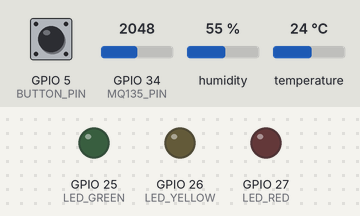
Recording of a program running on a simulated ESP32. On the bench: output pins drawn as LEDs (lit = HIGH). Inputs (shaded band) come from the test bench; at power-on: GPIO 5 (BUTTON_PIN) HIGH, GPIO 34 (MQ135_PIN) = 2048, humidity 55 %, temperature 24 °C. WiFi joins after 1.5 s; servers stay silent unless stated; no MQTT or app messages arrive unless stated; what the program prints to the serial monitor is not drawn.

Above: at 2.7 s.
2.8 s: GPIO 5 (BUTTON_PIN) pulled LOW for 0.15 s
At 3.7 s:
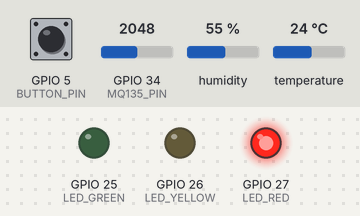
8.9 s: GPIO 34 (MQ135_PIN) set to 45
At 10.5 s:
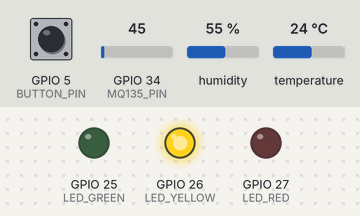
11.9 s: GPIO 5 (BUTTON_PIN) pulled LOW for 1 s
15.3 s: GPIO 5 (BUTTON_PIN) pulled LOW for 3.2 s
At 16.9 s:
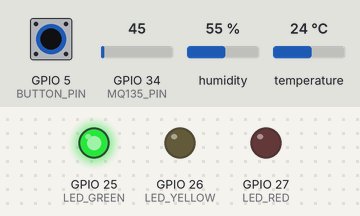
20.0 s: GPIO 34 (MQ135_PIN) set to 125
Timing chart, 0 to 27.8 s (numbered marks = the images above; inputs shaded):
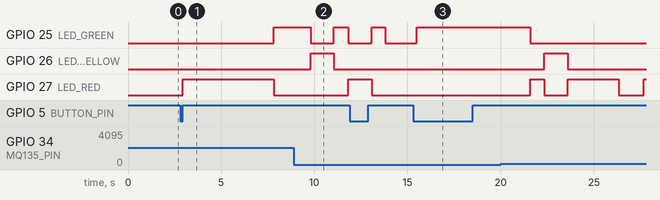

Measured:
- after the input at 2.8 s, GPIO 25 (LED_GREEN): LOW → HIGH after 5.0 s; GPIO 27 (LED_RED): LOW → HIGH after 0.13 s, → LOW 4.9 s later
- after the input at 15.3 s, GPIO 25 (LED_GREEN): LOW → HIGH after 0.20 s

The program:

main.cpp
```cpp
// Prototype Food Spoilage Monitoring System
// ESP32 + FreeRTOS + MQ135 + DHT11 + MQTT

#include <Arduino.h>
#include <DHT.h>
#include "freertos/FreeRTOS.h"
#include "freertos/semphr.h"
#include <WiFi.h>
#include <PubSubClient.h>

// --- Pin Definitions ---
#define LED_GREEN 25
#define LED_YELLOW 26
#define LED_RED 27
#define BUTTON_PIN 5
#define MQ135_PIN 34
#define DHT_PIN 4
#define DHT_TYPE DHT11

DHT dht(DHT_PIN, DHT_TYPE);

// --- FreeRTOS Semaphores ---
SemaphoreHandle_t xMutex;   // For safe access to shared variables
SemaphoreHandle_t semLED;   // Triggered by button ISR

// --- System Variables ---
volatile bool running = false;      // System ON/OFF
volatile bool inSequence = false;   // LED sequence in progress
float baselineMQ = 1.0;             // MQ135 baseline calibration
const uint32_t CALIB_MS = 5000;     // Calibration duration (ms)

// --- Thresholds and Factors ---
const float RATIO_YELLOW = 1.20f;
const float RATIO_RED    = 1.50f;
const int   DELTA_YELLOW = 150;
const int   DELTA_RED    = 400;

// Food types sensitivity
enum FoodType { GENERIC=0, POULTRY, DAIRY, COOKED, FRUITS, VEG, SALAD };
float foodFactor = 1.0;

// --- WiFi & MQTT Configuration ---
const char* ssid = "WIFI_NAAME";
const char* password = "WIFI_PASSWORD";
const char* mqtt_server = "192.168.1.13";
const int mqtt_port = 1883;
const char* topic = "food/monitor";

WiFiClient espClient;
PubSubClient client(espClient);

// --- LED Functions ---
void allOff() {
  digitalWrite(LED_GREEN, LOW);
  digitalWrite(LED_YELLOW, LOW);
  digitalWrite(LED_RED, LOW);
}
void setLEDGreen()  { digitalWrite(LED_GREEN, HIGH);  digitalWrite(LED_YELLOW, LOW); digitalWrite(LED_RED, LOW); }
void setLEDYellow() { digitalWrite(LED_GREEN, LOW);   digitalWrite(LED_YELLOW, HIGH); digitalWrite(LED_RED, LOW); }
void setLEDRed()    { digitalWrite(LED_GREEN, LOW);   digitalWrite(LED_YELLOW, LOW); digitalWrite(LED_RED, HIGH); }

// --- Button ISR ---
void IRAM_ATTR buttonISR() {
  BaseType_t xHigherPriorityTaskWoken = pdFALSE;
  xSemaphoreGiveFromISR(semLED, &xHigherPriorityTaskWoken);
  if (xHigherPriorityTaskWoken) portYIELD_FROM_ISR();
}

// --- WiFi Connection ---
void setup_wifi() {
  Serial.println();
  Serial.print("Connecting to WiFi: ");
  Serial.println(ssid);
  WiFi.begin(ssid, password);
  while (WiFi.status() != WL_CONNECTED) {
    delay(500); Serial.print(".");
  }
  Serial.println();
  Serial.print("WiFi connected. IP: ");
  Serial.println(WiFi.localIP());
}

// --- MQTT Reconnection ---
void reconnectMQTT() {
  while (!client.connected()) {
    Serial.print("Connecting to MQTT...");
    if (client.connect("ESP32_FoodMonitor")) {
      Serial.println("connected");
    } else {
      Serial.print("failed, rc=");
      Serial.print(client.state());
      Serial.println(" try again in 2s");
      delay(2000);
    }
  }
}

// --- LED Task ---
void taskLED(void *pvParameters) {
  for (;;) {
    if (xSemaphoreTake(semLED, portMAX_DELAY) == pdTRUE) {
      running = !running;  // toggle system

      if (running) {
        Serial.println(">>> System ON via button");

        // --- Quick Calibration ---
        if (xSemaphoreTake(xMutex, portMAX_DELAY) == pdTRUE) {
          Serial.println(">> Calibration in progress (5s). Do not approach sensor.");
          xSemaphoreGive(xMutex);
        }

        unsigned long start = millis();
        uint32_t count = 0, sum = 0;
        while (millis() - start < CALIB_MS) {
          int v = analogRead(MQ135_PIN);
          sum += v; count++;
          vTaskDelay(100 / portTICK_PERIOD_MS);
        }
        if (count>0) baselineMQ = (float)sum / (float)count;

        if (xSemaphoreTake(xMutex, portMAX_DELAY) == pdTRUE) {
          Serial.print("Calibration done. Baseline MQ = "); Serial.println((int)baselineMQ);
          Serial.println(">> Now approach sensor to product. LED sequence starts.");
          xSemaphoreGive(xMutex);
        }

        // LED Sequence
        inSequence = true;
        setLEDGreen();  vTaskDelay(2000 / portTICK_PERIOD_MS);
        setLEDYellow(); vTaskDelay(2000 / portTICK_PERIOD_MS);
        setLEDRed();    vTaskDelay(2000 / portTICK_PERIOD_MS);
        allOff();
        inSequence = false;
      } else {
        Serial.println(">>> System OFF via button");
        allOff();
      }
    }
  }
}

// --- Sensor Task ---
void taskSensors(void *pvParameters) {
  FoodType currentFood = GENERIC;

  for (;;) {
    if (!running) { vTaskDelay(200 / portTICK_PERIOD_MS); continue; }

    int mqValue = analogRead(MQ135_PIN);
    float temp = dht.readTemperature();
    float hum  = dht.readHumidity();

    bool tempOk = !isnan(temp);
    bool humOk  = !isnan(hum);

    float mqRatio = (baselineMQ>0.1f)? (float)mqValue/baselineMQ : 1.0f;
    float mqDelta = mqValue - baselineMQ;

    // Adjust food factor by type
    switch (currentFood) {
      case POULTRY: foodFactor=0.85f; break;
      case DAIRY:   foodFactor=0.88f; break;
      case COOKED:  foodFactor=0.9f; break;
      case FRUITS:  foodFactor=0.98f; break;
      case VEG:     foodFactor=0.98f; break;
      case SALAD:   foodFactor=0.98f; break;
      default: foodFactor=1.0f; break;
    }

    float eff_yellow = RATIO_YELLOW * foodFactor;
    float eff_red    = RATIO_RED * foodFactor;
    int   eff_delta_y = (int)(DELTA_YELLOW * foodFactor);
    int   eff_delta_r = (int)(DELTA_RED * foodFactor);

    bool tempRisk = tempOk && temp>=8.0f;
    bool humRisk  = humOk && hum>=85.0f;
    bool isRed=false, isYellow=false;

    if(mqRatio>=eff_red || mqDelta>=eff_delta_r) isRed=true;
    else if(mqRatio>=eff_yellow || mqDelta>=eff_delta_y) isYellow=true;
    if(!isRed){
      if((tempRisk && mqRatio>=(eff_yellow*0.95f)) || (humRisk && mqRatio>=(eff_yellow*0.95f))) isYellow=true;
      if(tempRisk && mqRatio>=(eff_red*0.95f)) isRed=true;
    }

    if(xSemaphoreTake(xMutex, portMAX_DELAY)==pdTRUE){
      String stateStr = isRed?"SPOILED":isYellow?"ATTENTION":"FRAIS";
      setLEDGreen(); if(isYellow) setLEDYellow(); if(isRed) setLEDRed();

      // Serial output
      Serial.println("\n--------------------------------");
      Serial.print("MQ: "); Serial.print(mqValue);
      Serial.print(" | Temp: "); if(tempOk) Serial.print(temp,1); else Serial.print("Err");
      Serial.print(" | Hum: "); if(humOk) Serial.print(hum,1); else Serial.print("Err");
      Serial.print(" => "); Serial.println(stateStr);
      Serial.println("--------------------------------\n");

      // Publish MQTT
      if(client.connected()){
        String payload = String("{\"state\":\"") + stateStr +
                         String("\",\"mq\":") + mqValue +
                         String(",\"temp\":") + temp +
                         String(",\"hum\":") + hum + "}";
        client.publish(topic, payload.c_str(), true); // retained message
      }

      xSemaphoreGive(xMutex);
    }

    vTaskDelay(2000 / portTICK_PERIOD_MS);
  }
}

void setup() {
  Serial.begin(115200);
  pinMode(LED_GREEN, OUTPUT);
  pinMode(LED_YELLOW, OUTPUT);
  pinMode(LED_RED, OUTPUT);
  pinMode(BUTTON_PIN, INPUT_PULLUP);
  pinMode(MQ135_PIN, INPUT);
  dht.begin();

  allOff();
  xMutex = xSemaphoreCreateMutex();
  semLED = xSemaphoreCreateBinary();
  attachInterrupt(BUTTON_PIN, buttonISR, FALLING);

  setup_wifi();
  client.setServer(mqtt_server, mqtt_port);

  xTaskCreatePinnedToCore(taskLED, "LED Task", 4096, NULL, 1, NULL, 1);
  xTaskCreatePinnedToCore(taskSensors, "Sensors Task", 4096, NULL, 1, NULL, 0);

  Serial.println("=== 🍱 Food Spoilage Prototype + MQTT READY ===");
}

void loop() {
  if(!client.connected()) reconnectMQTT();
  client.loop();
}
```
